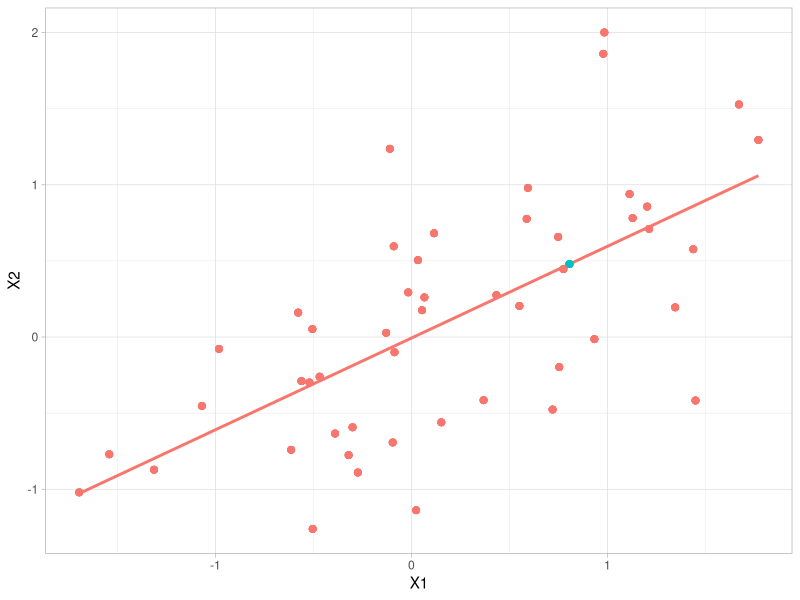
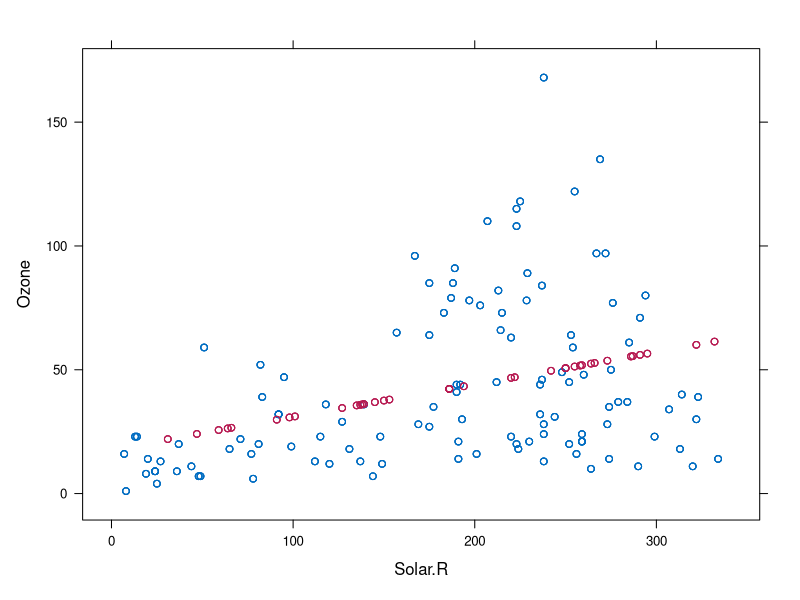
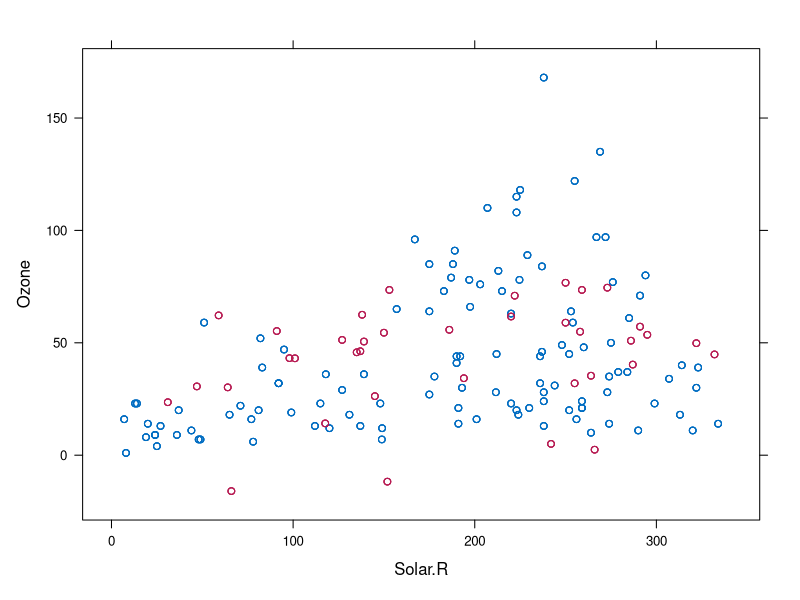
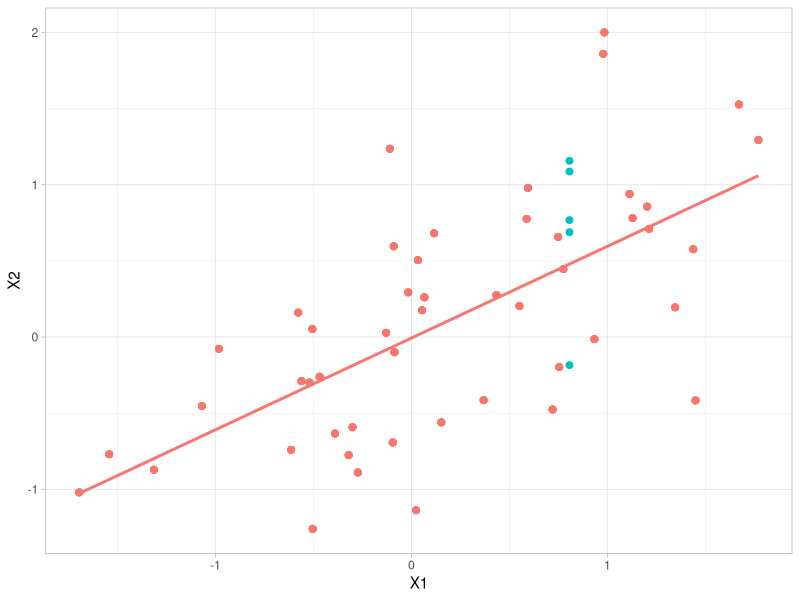
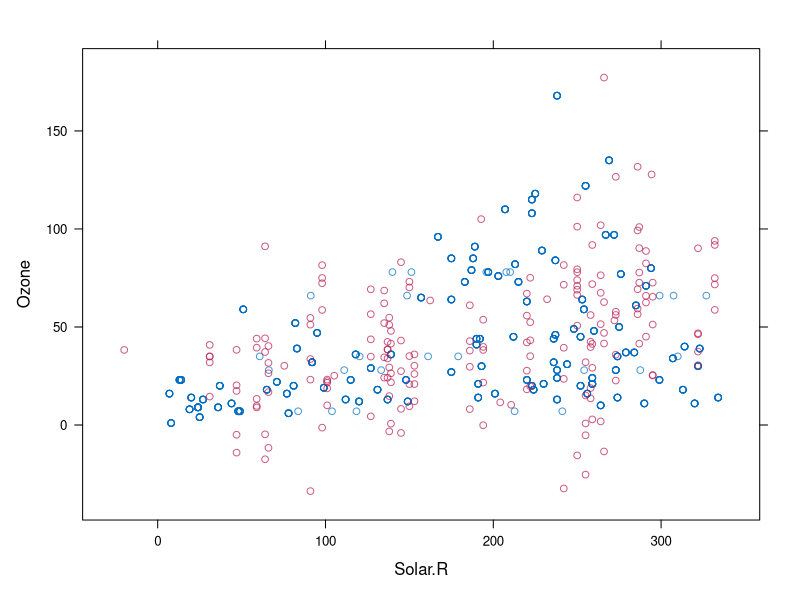
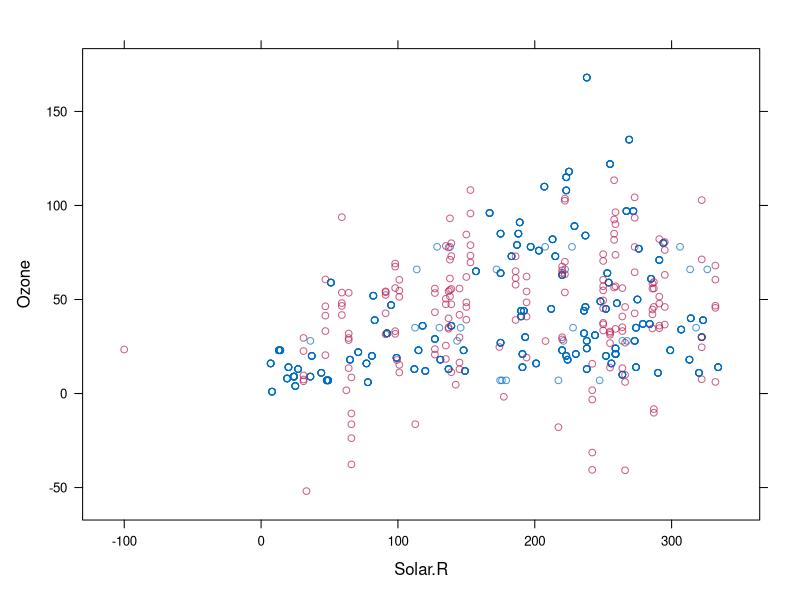
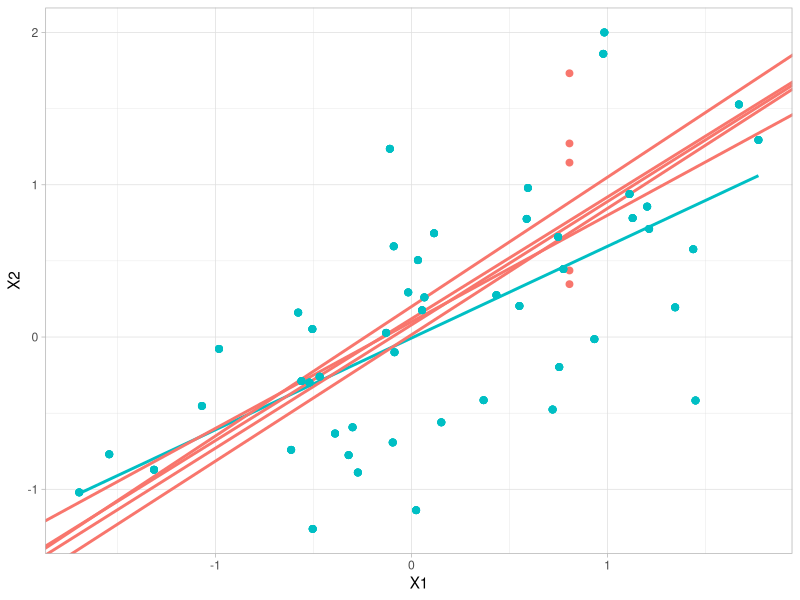
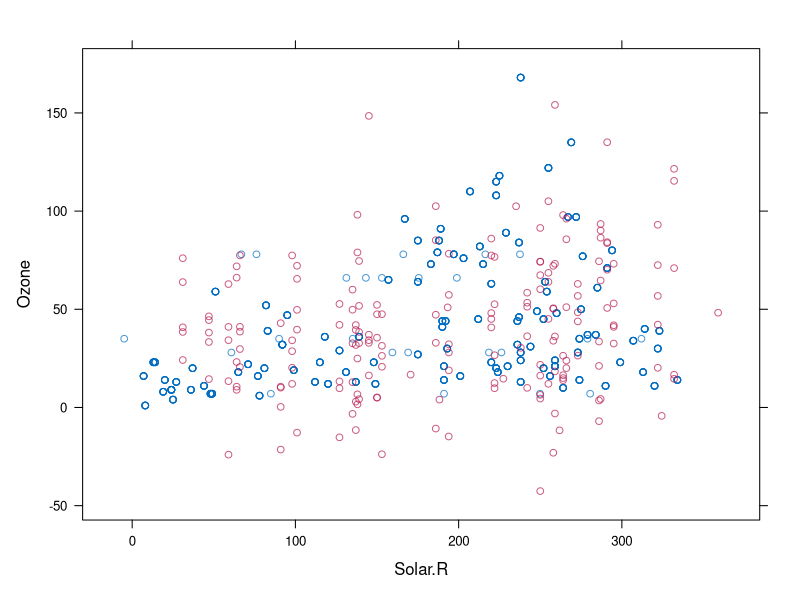

Write the R code that produced these figures, in order.
## ---- chunk 1
knitr::opts_chunk$set(echo = TRUE, warning = FALSE, message = FALSE)

library(ggplot2)
library(mice)
library(knitr)
library(kableExtra)
library(dplyr)
theme_set(theme_light())
## ---- chunk 2
psych::describe(airquality) %>%
  kable() %>%
  kable_styling()
## ---- chunk 3
dat <- data.frame(MASS::mvrnorm(n = 50, mu = c(0,0), Sigma = matrix(c(1, 0.75,  0.75, 1),2,2)))
dat[10,"X2"] <- NA

imp_reg1 <- mice(dat, method = "norm.predict", printFlag = FALSE)
#xyplot(imp_reg1, X2 ~ X1)

impr_long <- complete(imp_reg1, action = "long", include = FALSE) %>% 
  mutate(R = ifelse(.id == 10, 0, 1))

ggplot(impr_long, aes(X1, X2, color = factor(R), group = factor(R)))+
  geom_smooth(method = "lm", se = FALSE)+
  geom_point(size = 2)+
  theme(legend.position = "none")

## ---- chunk 4
imp_reg <- mice(airquality %>% select(Ozone, Solar.R), method = "norm.predict", printFlag = FALSE)
xyplot(imp_reg, Ozone ~ Solar.R)
## ---- chunk 5
imp_reg <- mice(airquality, method = "norm.predict", printFlag = FALSE)
xyplot(imp_reg, Ozone ~ Solar.R)
## ---- chunk 6

imp_sreg1 <- mice(dat, method = "norm.nob", printFlag = FALSE)
#xyplot(imp_sreg1, X2 ~ X1)

impsr_long <- complete(imp_sreg1, action = "long", include = FALSE) %>% 
  mutate(R = ifelse(.id == 10, 0, 1))

ggplot(impsr_long, aes(X1, X2, color = factor(R), group = factor(R)))+
  geom_smooth(method = "lm", se = FALSE)+
  geom_point(size = 2)+
  theme(legend.position = "none")

## ---- chunk 7
imp_reg <- mice(airquality %>% select(Ozone, Solar.R), method = "norm.nob", printFlag = FALSE)
xyplot(imp_reg, Ozone ~ Solar.R)
## ---- chunk 8
imp_reg <- mice(airquality, method = "norm.nob", printFlag = FALSE)
xyplot(imp_reg, Ozone ~ Solar.R)
## ---- chunk 9

imp_breg1 <- mice(dat, method = "norm", printFlag = FALSE)
#xyplot(imp_sreg1, X2 ~ X1)

impbr_long <- complete(imp_breg1, action = "long", include = FALSE) %>% 
  mutate(R = ifelse(.id == 10, 0, 1))

#lm(X2 ~ X1, dat)

ggplot(impbr_long, aes(X1, X2, color = factor(R), group = factor(R)))+
  geom_smooth(method = "lm", se = FALSE, color = "#00BFC4", size = 1)+
  geom_abline(intercept = 0.015, slope = 0.83, color = "#F8766D", size = 1)+
  geom_abline(intercept = 0.08, slope = 0.81, color = "#F8766D", size = 1)+
  geom_abline(intercept = 0.12, slope = 0.8, color = "#F8766D", size = 1)+
  geom_abline(intercept = 0.2, slope = 0.85, color = "#F8766D", size = 1)+
  geom_abline(intercept = 0.1, slope = 0.7, color = "#F8766D", size = 1)+
geom_point(size = 2)+
  theme(legend.position = "none")
#blue = #00BFC4
# red = 
## ---- chunk 10
imp_breg <- mice(airquality %>% select(Ozone, Solar.R), method = "norm", printFlag = FALSE)
xyplot(imp_breg, Ozone ~ Solar.R)
## ---- chunk 11
imp_breg <- mice(airquality, method = "norm", printFlag = FALSE)
xyplot(imp_breg, Ozone ~ Solar.R)
## ---- chunk 12

imp_preg1 <- mice(dat, method = "pmm", printFlag = FALSE)
#xyplot(imp_sreg1, X2 ~ X1)

imppr_long <- complete(imp_preg1, action = "long", include = FALSE) %>% 
  mutate(R = ifelse(.id == 10, 0, 1))

#lm(X2 ~ X1, dat)

ggplot(imppr_long, aes(X1, X2))+
geom_smooth(method = "lm", se = FALSE, color = "#00BFC4",  size = 1)+
geom_point(size = 2, color = "#00BFC4")+
  theme(legend.position = "none") + 
  ggtitle("Observed data")
#blue = #00BFC4
# red = 
## ---- chunk 13

imp_preg1 <- mice(dat, method = "pmm", printFlag = FALSE)
#xyplot(imp_sreg1, X2 ~ X1)

imppr_long <- complete(imp_preg1, action = "long", include = FALSE) %>% 
  mutate(R = ifelse(.id == 10, 0, 1))

#lm(X2 ~ X1, dat)

ggplot(imppr_long, aes(X1, X2, color = factor(R), group = factor(R)))+
geom_smooth(method = "lm", se = FALSE)+
geom_point(size = 2)+
  theme(legend.position = "none")+ 
  ggtitle("Imputed missing values")
#blue = #00BFC4
# red = 
## ---- chunk 14
imp_pmm <- mice(airquality %>% select(Ozone, Solar.R), method = "pmm", printFlag = FALSE)
xyplot(imp_pmm, Ozone ~ Solar.R)
## ---- chunk 15
imp_pmm <- mice(airquality, method = "pmm", printFlag = FALSE)
xyplot(imp_pmm, Ozone ~ Solar.R)
